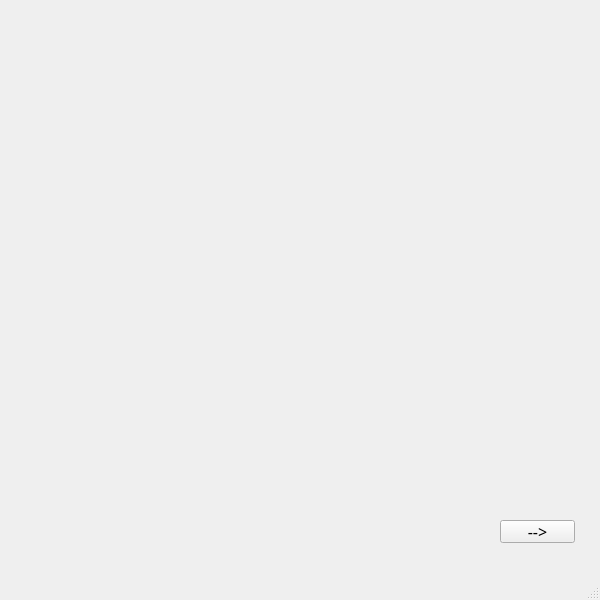
<?xml version="1.0" encoding="UTF-8"?>
<ui version="4.0">
 <class>histo4</class>
 <widget class="QMainWindow" name="histo4">
  <property name="geometry">
   <rect>
    <x>0</x>
    <y>0</y>
    <width>600</width>
    <height>600</height>
   </rect>
  </property>
  <property name="windowTitle">
   <string>MainWindow</string>
  </property>
  <widget class="QWidget" name="centralwidget">
   <widget class="QLabel" name="label">
    <property name="geometry">
     <rect>
      <x>6</x>
      <y>2</y>
      <width>600</width>
      <height>600</height>
     </rect>
    </property>
    <property name="text">
     <string/>
    </property>
    <property name="pixmap">
     <pixmap resource="juegokawai.qrc">:/finalh.png</pixmap>
    </property>
   </widget>
   <widget class="QPushButton" name="siguelo">
    <property name="geometry">
     <rect>
      <x>500</x>
      <y>520</y>
      <width>75</width>
      <height>23</height>
     </rect>
    </property>
    <property name="font">
     <font>
      <family>Myanmar Text</family>
      <pointsize>12</pointsize>
     </font>
    </property>
    <property name="text">
     <string>--&gt;</string>
    </property>
   </widget>
  </widget>
  <widget class="QMenuBar" name="menubar">
   <property name="geometry">
    <rect>
     <x>0</x>
     <y>0</y>
     <width>600</width>
     <height>21</height>
    </rect>
   </property>
  </widget>
  <widget class="QStatusBar" name="statusbar"/>
 </widget>
 <resources>
  <include location="juegokawai.qrc"/>
 </resources>
 <connections/>
</ui>
